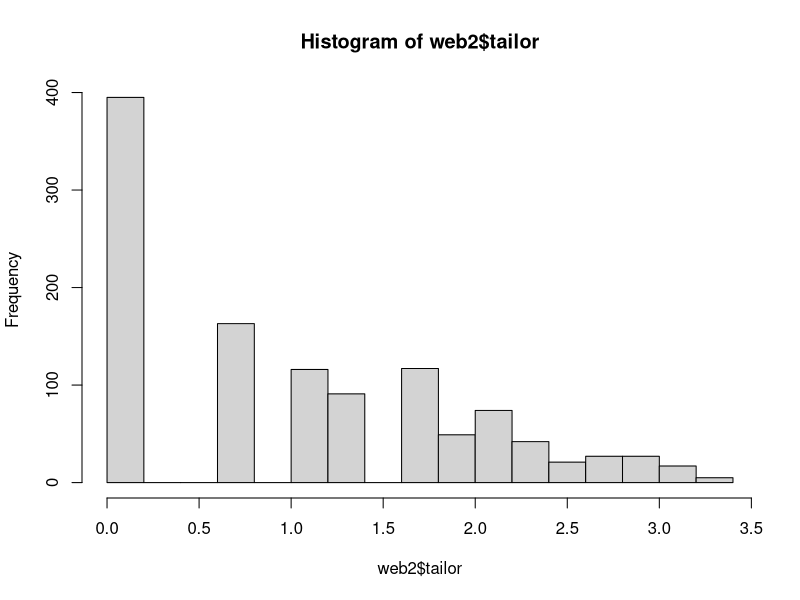
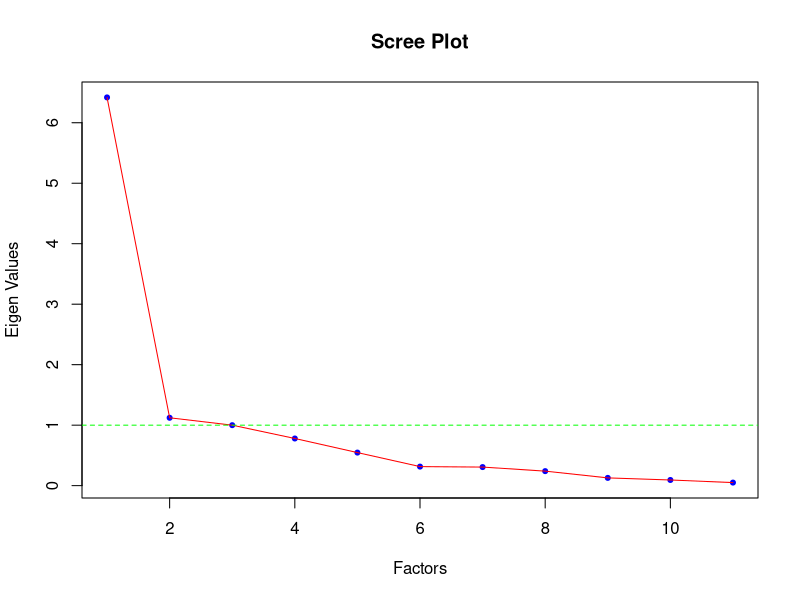
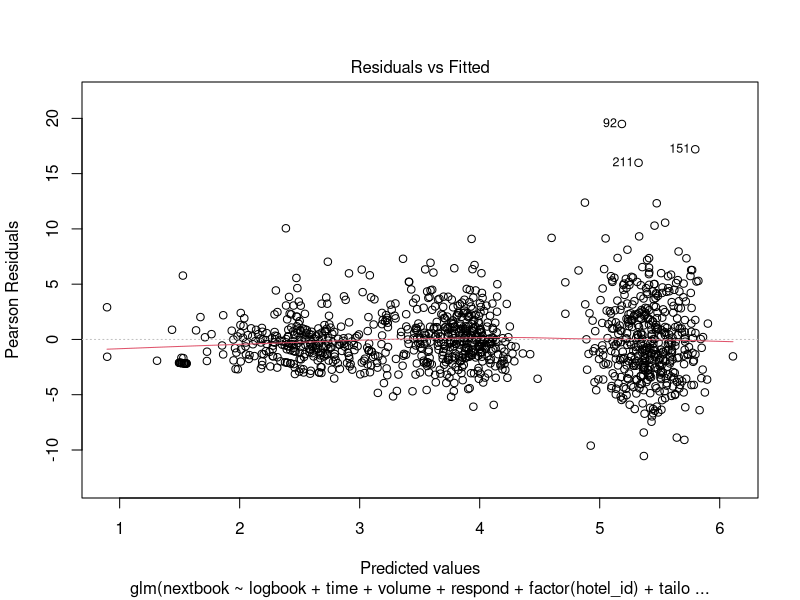
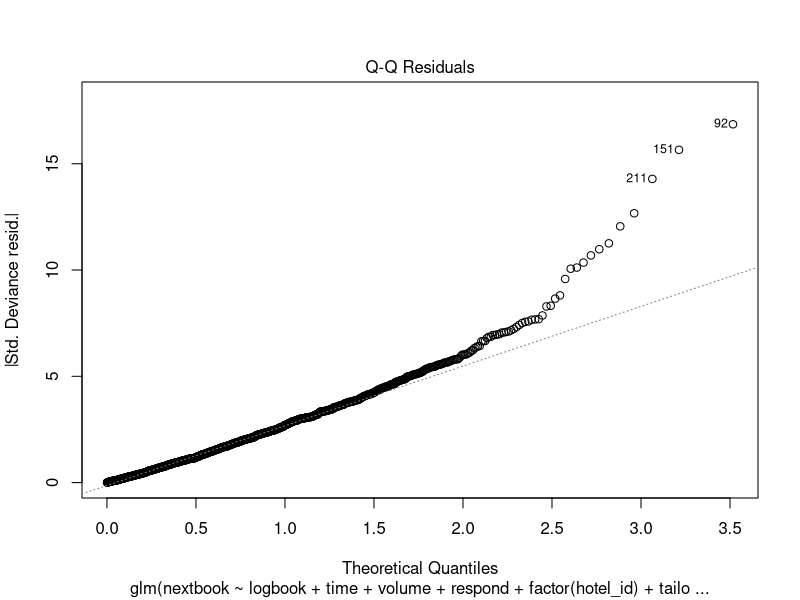
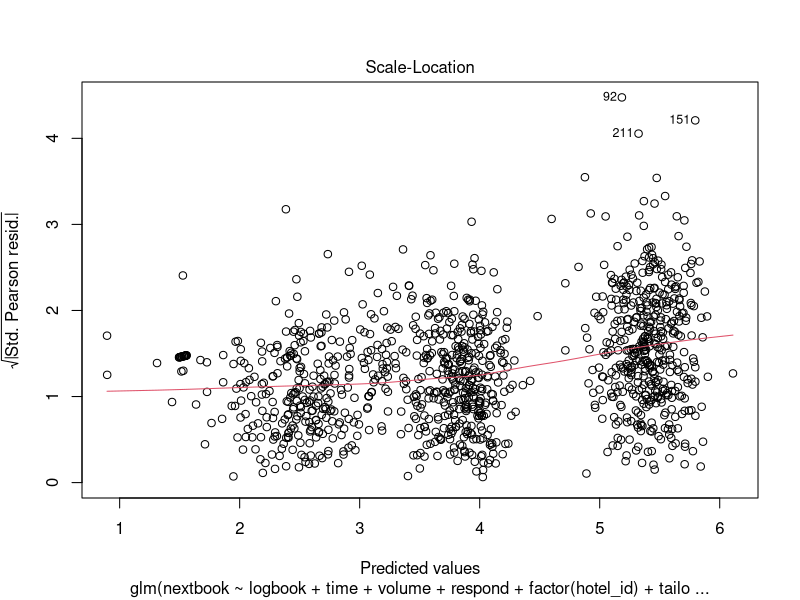
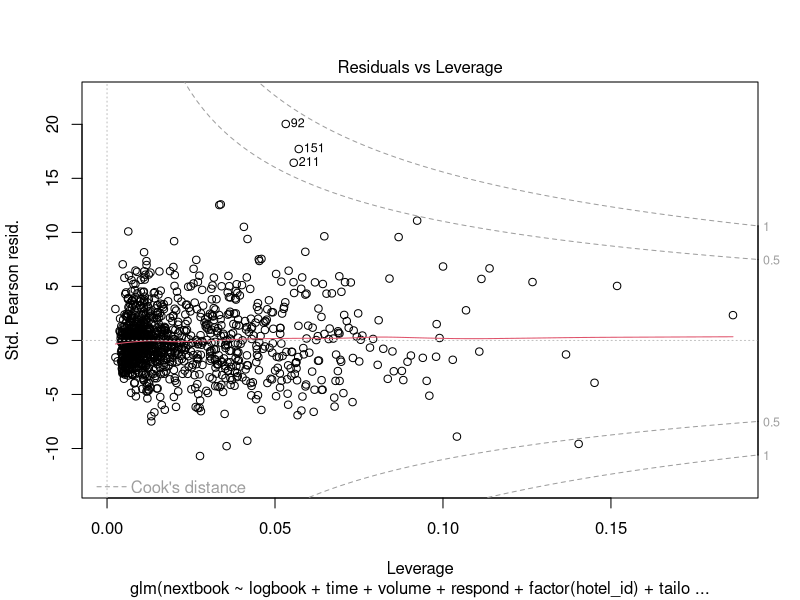

Here is the R script that generated these plots, in order: (Note: this script raises an error after producing the figures.)
## ---- chunk 1
#install.packages("tidyverse")
#install.packages("psych")
#install.packages("glmnet")
#install.packages("car")
#install.packages("lmtest")

library("lmtest")
library("glmnet")
library("car")
library("psych")
library("tidyverse")
library("dplyr")
library("car")

setwd("C:/Users/knowhow/Documents/northwestern/Dersler/Spring 21/Machine Learning 1")
web <- read.csv("webcare.csv", header = T)
## ---- chunk 2

dim(web)
drops <- c("X","ota")
web2 = web[ , !(names(web) %in% drops)]
names(web2)
## ---- chunk 3
summary(web2)

hist(web2$tailor)
cor(select(web2, signame:sigstaff))

cor(select(web2, tailor:personalize))
## ---- chunk 4
pcfit2 <- factanal(select(web2, tailor:personalize), 2, rotation="varimax")
print(pcfit2)
## ---- chunk 5
## Create a correlation matrix for scree plot
corMatrix2 <- cor(dplyr::select(web2, tailor:personalize))
## ---- chunk 6
## Calculate the Eigen values for the variables 
A2 <- eigen(corMatrix2)
EV2 <- A2$values

## Ploting scree plot and adding lines
plot(EV2, main = "Scree Plot", xlab = "Factors", ylab = "Eigen Values", pch = 20, col = "blue")
lines(EV2, col = "red")
abline(h = 1, col = "green", lty = 2)
## ---- chunk 7
web2$sigdept_stf = (web2$sigdepart+web2$sigstaff)/2
web2$sigman_name = (web2$sigmanager+web2$signame)/2

web2$tep = (web2$tailor + web2$explain + web2$personalize)/3 
web2$ig = (web2$invitecont + web2$gratitude)/2
## ---- chunk 8

cor(web2)[,2]
## ---- chunk 9
#Poisson with all variables
poi = glm(nextbook ~ logbook + time + volume + respond + factor(hotel_id)
          + tailor + defensive + invitecont + explain + nonverbal 
          + apology + compensate + chanchange + gratitude + info 
          + personalize + sigdepart + sigstaff+ sigmanager + signame + sighotel , family=poisson, data=web2)
print(summary(poi))
vif(poi)

drop1(poi)
plot(poi)


print(logLik(poi))
lrtest(poi)
plot(poi)
yhat = predict(poi, web2)
poi_mse = mean((web2$nextbook - yhat)^2)
poi_mse
## ---- chunk 10
#Delete high leverage observations form the raw data
temp_data <- data.frame(web2, hatvalues(poi))

#Delete the observations whose leverage values > 2(k+1)/n
cut_hat = 2*(28+1)/1144
out_data <- subset(temp_data, hatvalues(poi)<= cut_hat)
str(out_data)
web2 <- out_data[,-28]
str(web2)

#Estimate the same model using the new dataset
poi_alt = glm(nextbook ~ logbook + time + volume + respond + factor(hotel_id)
              + tailor + defensive + invitecont + explain + nonverbal 
              + apology + compensate + chanchange + gratitude + info 
              + personalize + sigdepart + sigstaff+ sigmanager + signame + sighotel,family=poisson, data=web2)
print(summary(poi_alt))
vif(poi_alt)

plot(poi_alt)
## ---- chunk 11
poi2 = glm(nextbook ~ logbook + time + volume + respond + factor(hotel_id)
           + tep + defensive + invitecont + nonverbal 
           + apology + compensate + chanchange + ig + info 
           + sigdept_stf + sigman_name + sighotel , family=poisson, data=web2)
print(summary(poi2))
vif(poi2)

print(logLik(poi2))
lrtest(poi2)

yhat2 = predict(poi2, web2)
poi2_mse = mean((web2$nextbook - yhat2)^2)
poi2_mse
## ---- chunk 12
# STEPWISE all variables

stepfit = step(poi_alt)
summary(stepfit)
vif(stepfit)

print(logLik(stepfit))
lrtest(stepfit)
plot(stepfit)

yhat3 = predict(stepfit, web2)
step_mse = mean((web2$nextbook - yhat3)^2)
step_mse
## ---- chunk 13
# STEPWISE combined variables

stepfit2 = step(poi2)
summary(stepfit2)
vif(stepfit2)

print(logLik(stepfit2))
lrtest(stepfit2)

yhat4 = predict(stepfit2, web2)
step2_mse = mean((web2$nextbook - yhat4)^2)
step2_mse
## ---- chunk 14
#RIDGE REGRESSION

X = model.matrix(nextbook ~ logbook + time + volume + respond + factor(hotel_id)
                 + tailor + defensive + invitecont + explain + nonverbal 
                 + apology + compensate + chanchange + gratitude + info 
                 + personalize + sigdepart + sigstaff+ sigmanager + signame + sighotel+tep+ig, web2)

fitridge = glmnet(X, web2$nextbook, alpha=0, family = "poisson")
print(fitridge$lambda.min)
plot(fitridge,xvar="lambda")
fitridge2 = cv.glmnet(X, web2$nextbook, alpha=0,
                      lambda=exp(seq(-1,5,length=50)))
plot(fitridge2)
fitridge2$lambda.min

mse.min_ridge <- fitridge2$cvm[fitridge2$lambda == fitridge2$lambda.min]
mse.min_ridge


coef(fitridge2)
attributes(fitridge2)
## ---- chunk 15
#LASSO 

fitlasso = glmnet(X, web2$nextbook, alpha=1, family="poisson")
plot(fitlasso, xvar = "lambda")
fitlasso2 = cv.glmnet(X, web2$nextbook, alpha=1, family="poisson")

print(fitlasso2$lambda.min)


mse.min_lasso <- fitlasso2$cvm[fitlasso2$lambda == fitlasso2$lambda.min]
mse.min_lasso

round(predict(fitlasso2, s=fitlasso2$lambda.min, type="coefficients")[1:29,], 4)

